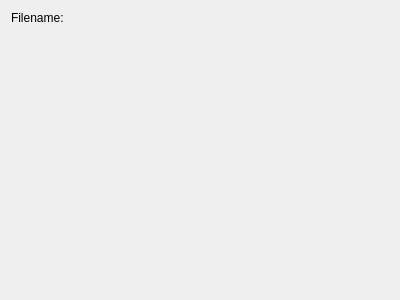
<?xml version="1.0" encoding="UTF-8"?>
<ui version="4.0">
 <class>icalWizard</class>
 <widget class="QWidget" name="icalWizard">
  <property name="geometry">
   <rect>
    <x>0</x>
    <y>0</y>
    <width>400</width>
    <height>300</height>
   </rect>
  </property>
  <layout class="QVBoxLayout" name="verticalLayout">
   <item>
    <layout class="QHBoxLayout" name="horizontalLayout">
     <item>
      <widget class="QLabel" name="label">
       <property name="text">
        <string>Filename:</string>
       </property>
      </widget>
     </item>
     <item>
      <widget class="KUrlRequester" name="lineEdit">
       <property name="mode">
        <set>KFile::File|KFile::LocalOnly</set>
       </property>
      </widget>
     </item>
    </layout>
   </item>
   <item>
    <spacer name="verticalSpacer_2">
     <property name="orientation">
      <enum>Qt::Vertical</enum>
     </property>
     <property name="sizeHint" stdset="0">
      <size>
       <width>20</width>
       <height>138</height>
      </size>
     </property>
    </spacer>
   </item>
  </layout>
 </widget>
 <customwidgets>
  <customwidget>
   <class>KUrlRequester</class>
   <extends>QFrame</extends>
   <header>kurlrequester.h</header>
  </customwidget>
 </customwidgets>
 <resources/>
 <connections/>
</ui>
